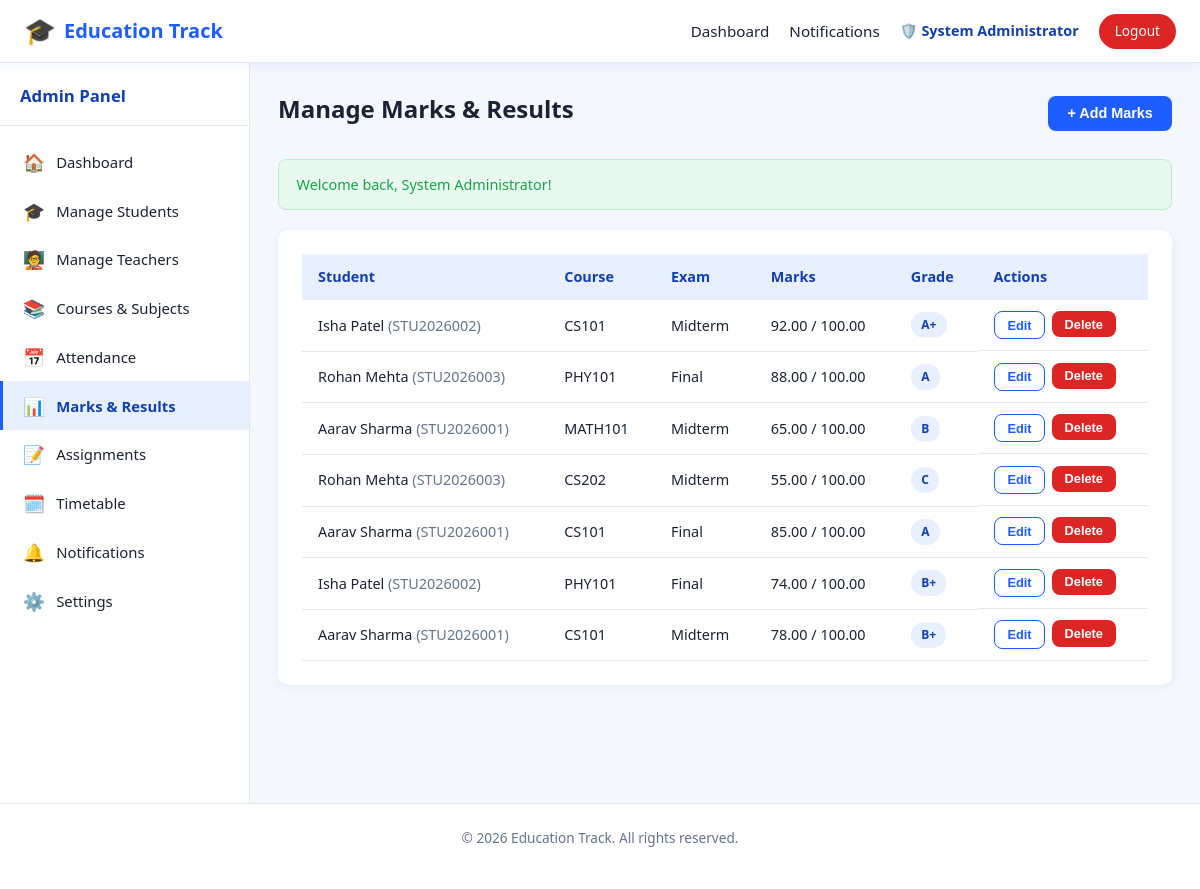
Page /admin/marks.php (signed in) on the committed database.
### tables this page shows
CREATE TABLE marks (
    id INT AUTO_INCREMENT PRIMARY KEY,
    student_id INT NOT NULL,
    course_id INT NOT NULL,
    exam_type VARCHAR(50) NOT NULL DEFAULT 'Final',
    marks_obtained DECIMAL(5,2) NOT NULL,
    total_marks DECIMAL(5,2) NOT NULL DEFAULT 100,
    grade VARCHAR(5),
    created_at TIMESTAMP DEFAULT CURRENT_TIMESTAMP,
    FOREIGN KEY (student_id) REFERENCES students(id) ON DELETE CASCADE,
    FOREIGN KEY (course_id) REFERENCES courses(id) ON DELETE CASCADE
);

CREATE TABLE students (
    id INT AUTO_INCREMENT PRIMARY KEY,
    roll_no VARCHAR(30) NOT NULL UNIQUE,
    full_name VARCHAR(100) NOT NULL,
    email VARCHAR(100) NOT NULL UNIQUE,
    password VARCHAR(255) NOT NULL,
    phone VARCHAR(20),
    dob DATE,
    gender ENUM('Male','Female','Other'),
    address VARCHAR(255),
    profile_image VARCHAR(255) DEFAULT 'default.png',
    status ENUM('active','inactive') DEFAULT 'active',
    created_at TIMESTAMP DEFAULT CURRENT_TIMESTAMP
);

CREATE TABLE courses (
    id INT AUTO_INCREMENT PRIMARY KEY,
    course_code VARCHAR(20) NOT NULL UNIQUE,
    course_name VARCHAR(150) NOT NULL,
    description TEXT,
    credits INT DEFAULT 3,
    teacher_id INT NULL,
    created_at TIMESTAMP DEFAULT CURRENT_TIMESTAMP,
    FOREIGN KEY (teacher_id) REFERENCES teachers(id) ON DELETE SET NULL
);

### includes/session.php (called while the page is built, shortened)
<?php
function getFlash(): array
{
    $flash = $_SESSION['flash'] ?? [];
    return $flash;
}
function sanitize(string $value): string
{
    return htmlspecialchars(trim($value), ENT_QUOTES, 'UTF-8');
}

### admin/marks.php (the view, shortened to what this page needs)
<?php
require_once __DIR__ . '/../includes/session.php';
$pdo = getDBConnection();
$marks = $pdo->query("SELECT m.*, s.full_name AS student_name, s.roll_no, c.course_name, c.course_code
    FROM marks m JOIN students s ON s.id = m.student_id JOIN courses c ON c.id = m.course_id
    ORDER BY m.created_at DESC")->fetchAll();
$flash = getFlash();
require_once __DIR__ . '/../includes/header.php';
require_once __DIR__ . '/../includes/navbar.php';
?>
<div class="app-layout">
    <?php $sidebarType = 'admin'; $activePage = 'marks'; require __DIR__ . '/../includes/sidebar.php'; ?>
    <main class="main-content">
        <div class="page-header">
            <h1>Manage Marks & Results</h1>
            <button class="btn btn-primary" onclick="openMarksModal()">+ Add Marks</button>
        </div>
        <?php if (!empty($flash['success'])): ?><div class="alert alert-success" data-autohide><?= sanitize($flash['success']) ?></div><?php endif; ?>
        <div class="card">
            <?php if (empty($marks)): ?>
                <div class="empty-state"><div class="icon">📊</div>No marks recorded yet.</div>
            <?php else: ?>
                <div class="table-wrap">
                    <table>
                        <thead><tr><th>Student</th><th>Course</th><th>Exam</th><th>Marks</th><th>Grade</th><th>Actions</th></tr></thead>
                        <tbody>
                        <?php foreach ($marks as $m): ?>
                            <tr>
                                <td><?= sanitize($m['student_name']) ?> <span style="color:var(--text-muted);">(<?= sanitize($m['roll_no']) ?>)</span></td>
                                <td><?= sanitize($m['course_code']) ?></td>
                                <td><?= sanitize($m['exam_type']) ?></td>
                                <td><?= $m['marks_obtained'] ?> / <?= $m['total_marks'] ?></td>
                                <td><span class="badge badge-info"><?= sanitize($m['grade']) ?></span></td>
                                <td class="table-actions">
                                    <button class="btn btn-secondary btn-sm" onclick='openMarksModal(<?= json_encode($m) ?>)'>Edit</button>
                                    <form method="POST" action="marks.php" style="display:inline;">
                                        <button type="submit" class="btn btn-danger btn-sm" data-confirm="Delete this record?">Delete</button>
                                    </form>
                                </td>
                            </tr>
                        <?php endforeach; ?>
                        </tbody>
                    </table>
                </div>
            <?php endif; ?>
        </div>
    </main>
</div>
<?php
require_once __DIR__ . '/../includes/footer.php';
?>

### assets/css/style.css (style rules this page uses)
:root { --primary: #1e5eff; --primary-dark: #123fb0; --primary-light: #e8f0ff; --secondary: #0ea5e9; --accent: #ffb020; --success: #16a34a; --success-bg: #e9f9ef; --danger: #dc2626; --danger-bg: #fdecec; --warning: #d97706; --warning-bg: #fff7e6; --text-dark: #1a2333; --text-muted: #64748b; --white: #ffffff; --bg-light: #f4f7fc; --border: #e2e8f0; --radius: 10px; --shadow: 0 2px 10px rgba(30, 94, 255, 0.08); --shadow-lg: 0 8px 30px rgba(30, 94, 255, 0.12); --sidebar-width: 250px; }
* { box-sizing: border-box; }
html, body { margin: 0; padding: 0; font-family: 'Segoe UI', Roboto, Helvetica, Arial, sans-serif; background: var(--bg-light); color: var(--text-dark); line-height: 1.5; }
h1, h2, h3, h4 { margin: 0 0 .5rem; color: var(--text-dark); }
.app-layout { display: flex; min-height: calc(100vh - 60px); max-width: 1500px; margin: 0 auto; }
.main-content { flex: 1; padding: 1.75rem; min-width: 0; }
.page-header { display: flex; justify-content: space-between; align-items: center; flex-wrap: wrap; gap: .75rem; margin-bottom: 1.5rem; }
.page-header h1 { font-size: 1.5rem; }
.btn { display: inline-flex; align-items: center; justify-content: center; gap: .4rem; padding: .6rem 1.2rem; border-radius: 8px; border: none; font-weight: 600; font-size: .9rem; cursor: pointer; transition: transform .1s, box-shadow .15s, background .15s; }
.btn-primary { background: var(--primary); color: var(--white); }
.btn-secondary { background: var(--white); color: var(--primary); border: 1px solid var(--primary); }
.btn-danger { background: var(--danger); color: var(--white); }
.btn-sm { padding: .35rem .8rem; font-size: .8rem; }
.card { background: var(--white); border-radius: var(--radius); box-shadow: var(--shadow); padding: 1.5rem; margin-bottom: 1.5rem; }
.table-wrap { overflow-x: auto; }
table { width: 100%; border-collapse: collapse; font-size: .9rem; }
thead th { text-align: left; background: var(--primary-light); color: var(--primary-dark); padding: .75rem 1rem; font-weight: 700; white-space: nowrap; }
tbody td { padding: .7rem 1rem; border-bottom: 1px solid var(--border); }
.badge { display: inline-block; padding: .25rem .65rem; border-radius: 20px; font-size: .75rem; font-weight: 700; }
.badge-info { background: var(--primary-light); color: var(--primary-dark); }
.table-actions { display: flex; gap: .4rem; }
.alert { padding: .85rem 1.1rem; border-radius: 8px; margin-bottom: 1.25rem; font-size: .9rem; font-weight: 500; }
.alert-success { background: var(--success-bg); color: var(--success); border: 1px solid #bbf0cc; }

### rows in the picture
marks: student.full_name "Isha Patel", student.roll_no "STU2026002", course.course_code "CS101", exam_type "Midterm", marks_obtained "92.00", total_marks "100.00", grade "A+"
marks: student.full_name "Rohan Mehta", student.roll_no "STU2026003", course.course_code "PHY101", exam_type "Final", marks_obtained "88.00", total_marks "100.00", grade "A"
marks: student.full_name "Aarav Sharma", student.roll_no "STU2026001", course.course_code "MATH101", exam_type "Midterm", marks_obtained "65.00", total_marks "100.00", grade "B"
marks: student.full_name "Rohan Mehta", student.roll_no "STU2026003", course.course_code "CS202", exam_type "Midterm", marks_obtained "55.00", total_marks "100.00", grade "C"
marks: student.full_name "Aarav Sharma", student.roll_no "STU2026001", course.course_code "CS101", exam_type "Final", marks_obtained "85.00", total_marks "100.00", grade "A"
marks: student.full_name "Isha Patel", student.roll_no "STU2026002", course.course_code "PHY101", exam_type "Final", marks_obtained "74.00", total_marks "100.00", grade "B+"
marks: student.full_name "Aarav Sharma", student.roll_no "STU2026001", course.course_code "CS101", exam_type "Midterm", marks_obtained "78.00", total_marks "100.00", grade "B+"

### other values in the picture
currentAdminName() "System Administrator"
$link['icon'] "🏠"
$link['label'] "Dashboard"
$link['icon'] "🎓"
$link['label'] "Manage Students"
$link['icon'] "🧑‍🏫"
$link['label'] "Manage Teachers"
$link['icon'] "📚"
$link['label'] "Courses & Subjects"
$link['icon'] "📅"
$link['label'] "Attendance"
$link['icon'] "📊"
$link['label'] "Marks & Results"
$link['icon'] "📝"
$link['label'] "Assignments"
